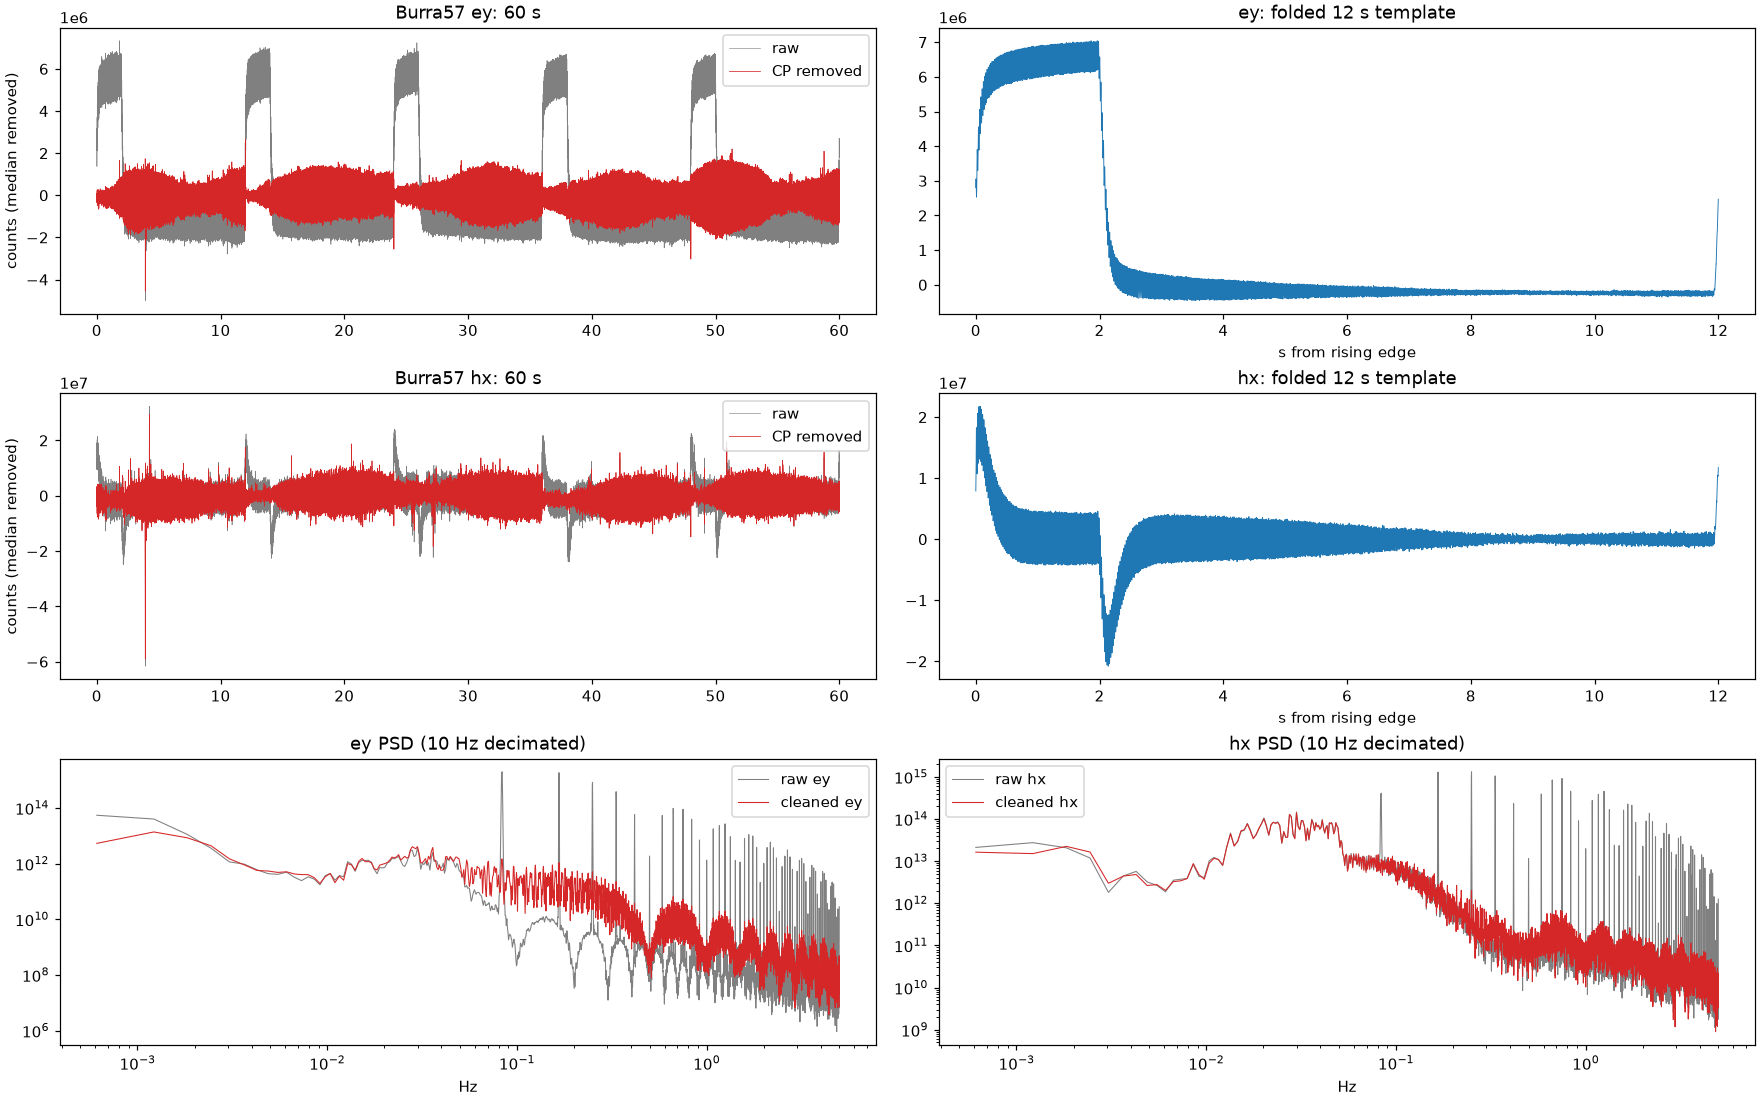

This chart was generated by the following Python code:
"""Prototype v2: CP removal by edge-locked, 10-min running median template with per-cycle fine alignment.
Fails if Ey/hx comb lines do not drop by >20 dB or local-vs-remote hx/hy coherence in 0.3-2 s does not rise."""
import numpy as np, sys, matplotlib
matplotlib.use("Agg"); import matplotlib.pyplot as plt
from pathlib import Path
from scipy.signal import welch, csd, decimate
sys.path.insert(0, str(Path(__file__).parent)); from timing_probe import files, load, series
FS = 1000.0; PERIOD = 12.0; L = int(PERIOD*FS)
lf = files("Burra57"); f = lf[len(lf)//2]; e0 = int(f.stem); e1 = e0 + 5400
tl, hxl, hyl = series("Burra57", (e0, e1)); a = load(f)
ex = np.asarray(a["Ex"], float); ey = np.asarray(a["Ey"], float); n = len(ex)
# --- edges: coarse from two-level state of smoothed Ey, then precise mid-level crossing on the raw trace
ref = ey - np.median(ey); sm = np.convolve(ref, np.ones(50)/50, mode="same")
lo, hi = np.percentile(sm, 5), np.percentile(sm, 95); mid = 0.5*(lo+hi); state = sm > mid
chg = np.flatnonzero(np.diff(state.astype(np.int8)) != 0) + 1
coarse = []
for c in chg:
    if not coarse or c - coarse[-1] > int(1.0*FS): coarse.append(c)
coarse = np.array(coarse); rising = coarse[state[np.minimum(coarse+10, n-1)]]
# precise: within +-100 ms find the first raw sample above mid (rising)
prec = []
for r in rising:
    w0, w1 = max(0, r-100), min(n, r+100); seg = ref[w0:w1]
    idx = np.flatnonzero(seg > mid)
    if len(idx): prec.append(w0 + idx[0])
prec = np.array(prec)
# periodicity filter: keep edges within 0.3 s of the running 12 s grid
good = [prec[0]]
for p_ in prec[1:]:
    k = round((p_ - good[-1]) / L)
    if k >= 1 and abs(p_ - good[-1] - k*L) < 0.3*FS: good.append(p_)
rise = np.array(good); sp = np.diff(rise)/FS
print(f"rising edges kept {len(rise)}/{len(prec)}; spacing median {np.median(sp):.4f} s, MAD {np.median(np.abs(sp-np.median(sp)))*1000:.1f} ms, min {sp.min():.3f} max {sp.max():.3f}")
# --- removal: running median template over +-25 cycles (~10 min); optional per-cycle fine alignment (+-20 ms)
def remove(x, fine=False):
    x = x - np.median(x); cyc_idx = [r for r in rise if r + L <= n]
    C = np.array([x[r:r+L] for r in cyc_idx]); y = x.copy(); K = 25
    for k, r in enumerate(cyc_idx):
        tmpl = np.median(C[max(0, k-K):k+K+1], axis=0)
        seg = y[r:r+L]
        if fine:
            best, blag = None, 0
            for lag in range(-20, 21, 2):
                t2 = np.roll(tmpl, lag); e = np.sum((seg - t2)**2)
                if best is None or e < best: best, blag = e, lag
            tmpl = np.roll(tmpl, blag)
        seg -= tmpl
    return y, np.median(C, axis=0)
res = {}
for name, x, fine in (("ex", ex, False), ("ey", ey, False), ("hx", hxl, True), ("hy", hyl, True)):
    y, t = remove(x, fine); res[name] = (x - np.median(x), y, t)
def psd(x):
    z = decimate(decimate(x, 10, ftype="fir", zero_phase=True), 10, ftype="fir", zero_phase=True)
    return welch(z, fs=10.0, nperseg=2**14)
for comp in ("ey", "hx"):
    fr, p0 = psd(res[comp][0]); _, p1 = psd(res[comp][1]); drop = []
    for k in range(1, 30):
        i = np.argmin(np.abs(fr - k/PERIOD)); drop.append(10*np.log10(p0[i]/p1[i]))
    print(f"{comp}: comb lines 1..29 median drop {np.median(drop):.1f} dB (min {np.min(drop):.1f})")
tr, hxr, hyr = series("Burra54rr3", (e0, e1)); i0 = int(tl[0]-tr[0]); hxr = hxr[i0:i0+n]; hyr = hyr[i0:i0+n]
def coh(x, y, lo_s, hi_s):
    q = 10; xd = decimate(x - x.mean(), q, ftype="fir", zero_phase=True); yd = decimate(y - y.mean(), q, ftype="fir", zero_phase=True)
    fq, sxy = csd(xd, yd, fs=FS/q, nperseg=8192); _, sxx = welch(xd, fs=FS/q, nperseg=8192); _, syy = welch(yd, fs=FS/q, nperseg=8192)
    m = (fq >= 1/hi_s) & (fq <= 1/lo_s); return (np.abs(sxy[m])**2/(sxx[m]*syy[m])).mean()
print("local-vs-remote gamma2 (per-bin mean)  raw -> cleaned")
for band in ((0.3, 2.0), (2.0, 10.0), (10.0, 15.0), (0.05, 0.3)):
    row = []
    for comp, rem in (("hx", hxr), ("hy", hyr)):
        row.append(f"{comp} {coh(res[comp][0], rem, *band):.3f} -> {coh(res[comp][1], rem, *band):.3f}")
    print(f"  {band[0]:>4}-{band[1]:<4} s: " + " | ".join(row))
fig, ax = plt.subplots(3, 2, figsize=(16, 10), layout="constrained"); t = np.arange(60*1000)/FS; s = slice(rise[10], rise[10]+60000)
for row, comp in enumerate(("ey", "hx")):
    ax[row, 0].plot(t, res[comp][0][s], lw=0.4, color="0.5", label="raw"); ax[row, 0].plot(t, res[comp][1][s], lw=0.5, color="C3", label="CP removed")
    ax[row, 0].set_title(f"Burra57 {comp}: 60 s"); ax[row, 0].legend(loc="upper right"); ax[row, 0].set_ylabel("counts (median removed)")
    ax[row, 1].plot(np.arange(L)/FS, res[comp][2], lw=0.6); ax[row, 1].set_title(f"{comp}: folded 12 s template"); ax[row, 1].set_xlabel("s from rising edge")
for col, comp in enumerate(("ey", "hx")):
    fr, p0 = psd(res[comp][0]); _, p1 = psd(res[comp][1])
    ax[2, col].loglog(fr[1:], p0[1:], color="0.5", lw=0.7, label=f"raw {comp}"); ax[2, col].loglog(fr[1:], p1[1:], color="C3", lw=0.7, label=f"cleaned {comp}"); ax[2, col].legend(); ax[2, col].set_xlabel("Hz"); ax[2, col].set_title(f"{comp} PSD (10 Hz decimated)")
out = Path(sys.argv[1]) / "cp_remove_proto2.png"; fig.savefig(out, dpi=110); print(out)
